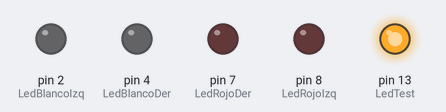
The sketch below on a simulated Arduino Uno, built with avr-gcc and run on an emulated ATmega328P. Shown: output pins drawn as LEDs (lit = HIGH).

Above: at 0.1 s.
At 3.1 s:
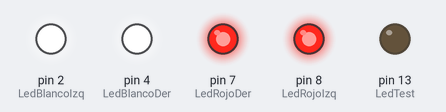
At 12.6 s:
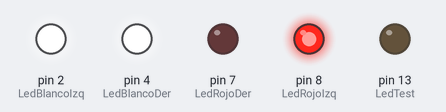
At 22.1 s:
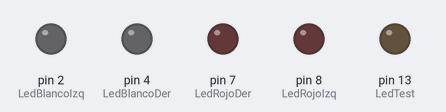
At 29.1 s:
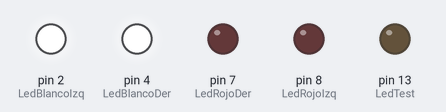
At 38.6 s:
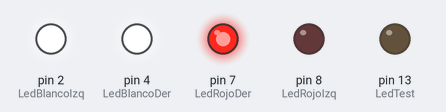
Timing chart, 0 to 40.0 s (numbered marks = the images above):
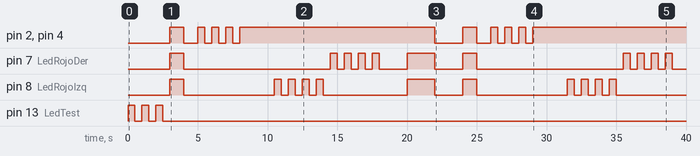

The sketch:

Luces_para_mi_robot_Cap_4_desafio.ino
```cpp
int LedBlancoIzq = 2;
int LedBlancoDer = 4;
int LedRojoIzq = 8;
int LedRojoDer = 7;
int LedTest = 13;

void setup ()
{
  pinMode(LedBlancoIzq, OUTPUT);
  pinMode(LedBlancoDer, OUTPUT);
  pinMode(LedRojoIzq, OUTPUT);
  pinMode(LedRojoDer, OUTPUT);

  pinMode(LedTest, OUTPUT);

  digitalWrite(LedBlancoIzq, LOW);
  digitalWrite(LedBlancoDer, LOW);
  digitalWrite(LedRojoIzq, LOW);
  digitalWrite(LedRojoDer, LOW);

  digitalWrite(LedTest, LOW);

  //saludo inicial

  digitalWrite(LedTest, HIGH);
  delay(500);
  digitalWrite(LedTest, LOW);
  delay(500);
  digitalWrite(LedTest, HIGH);
  delay(500);
  digitalWrite(LedTest, LOW);
  delay(500);
  digitalWrite(LedTest, HIGH);
  delay(500);
  digitalWrite(LedTest, LOW);
  delay(500);

}


void loop()
{

  digitalWrite(LedBlancoIzq, HIGH);
  digitalWrite(LedBlancoDer, HIGH);
  digitalWrite(LedRojoIzq, HIGH);
  digitalWrite(LedRojoDer, HIGH);

  delay(1000);

  digitalWrite(LedBlancoIzq, LOW);
  digitalWrite(LedBlancoDer, LOW);
  digitalWrite(LedRojoIzq, LOW);
  digitalWrite(LedRojoDer, LOW);

  delay(1000);

  digitalWrite(LedBlancoIzq, HIGH);
  digitalWrite(LedBlancoDer, HIGH);
  delay(500);
  digitalWrite(LedBlancoIzq, LOW);
  digitalWrite(LedBlancoDer, LOW);
  delay(500);
  digitalWrite(LedBlancoIzq, HIGH);
  digitalWrite(LedBlancoDer, HIGH);
  delay(500);
  digitalWrite(LedBlancoIzq, LOW);
  digitalWrite(LedBlancoDer, LOW);
  delay(500);
  digitalWrite(LedBlancoIzq, HIGH);
  digitalWrite(LedBlancoDer, HIGH);
  delay(500);
  digitalWrite(LedBlancoIzq, LOW);
  digitalWrite(LedBlancoDer, LOW);
  delay(500);
  digitalWrite(LedBlancoIzq, HIGH);
  digitalWrite(LedBlancoDer, HIGH);

  delay(2000);

 parpadeoA(LedRojoIzq, 3, 500);
 digitalWrite(LedRojoIzq, LOW);
 parpadeoA(LedRojoDer, 3, 500);
 digitalWrite(LedRojoDer, LOW);
  delay(2000);

  digitalWrite(LedRojoIzq, HIGH);
  digitalWrite(LedRojoDer, HIGH);

  delay(2000);

  digitalWrite(LedBlancoIzq, LOW);
  digitalWrite(LedBlancoDer, LOW);
  digitalWrite(LedRojoIzq, LOW);
  digitalWrite(LedRojoDer, LOW);

  delay(2000);
}

void parpadeoA(int ledParpadea, int veces, int tiempo)
{

  for(int j=0; j<=veces; j++)
 {

  digitalWrite(ledParpadea, LOW);
  delay(tiempo);
  digitalWrite(ledParpadea, HIGH);
  delay(tiempo);

 }
}
```

Measured:
- by itself, pin 7 (LedRojoDer): LOW → HIGH at 3.0 s, → LOW 1.0 s later, → HIGH 10.5 s later, → LOW 0.50 s later, … (22 changes in this stretch)
- by itself, pin 8 (LedRojoIzq): LOW → HIGH at 3.0 s, → LOW 1.0 s later, → HIGH 6.5 s later, → LOW 0.50 s later, … (22 changes in this stretch)
- by itself, pin 2 (LedBlancoIzq), pin 4 (LedBlancoDer): LOW → HIGH at 3.0 s, → LOW 1.0 s later, → HIGH 1.0 s later, → LOW 0.50 s later, … (19 changes in this stretch)
